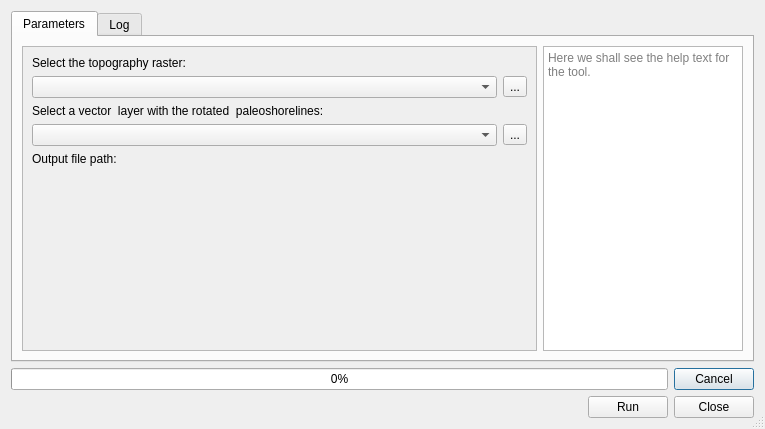
<?xml version="1.0" encoding="UTF-8"?>
<ui version="4.0">
 <class>PaleocoastlinesDialogBase</class>
 <widget class="QDialog" name="PaleocoastlinesDialogBase">
  <property name="geometry">
   <rect>
    <x>0</x>
    <y>0</y>
    <width>765</width>
    <height>429</height>
   </rect>
  </property>
  <property name="sizePolicy">
   <sizepolicy hsizetype="MinimumExpanding" vsizetype="MinimumExpanding">
    <horstretch>0</horstretch>
    <verstretch>0</verstretch>
   </sizepolicy>
  </property>
  <property name="minimumSize">
   <size>
    <width>400</width>
    <height>200</height>
   </size>
  </property>
  <property name="windowTitle">
   <string>Paleogeography - Paleoshorelines and smoothing</string>
  </property>
  <property name="autoFillBackground">
   <bool>true</bool>
  </property>
  <property name="sizeGripEnabled">
   <bool>true</bool>
  </property>
  <property name="modal">
   <bool>false</bool>
  </property>
  <layout class="QGridLayout" name="gridLayout">
   <item row="0" column="0">
    <widget class="QTabWidget" name="Tabs">
     <property name="sizePolicy">
      <sizepolicy hsizetype="Expanding" vsizetype="Expanding">
       <horstretch>0</horstretch>
       <verstretch>0</verstretch>
      </sizepolicy>
     </property>
     <property name="tabPosition">
      <enum>QTabWidget::North</enum>
     </property>
     <property name="tabShape">
      <enum>QTabWidget::Rounded</enum>
     </property>
     <property name="currentIndex">
      <number>0</number>
     </property>
     <property name="usesScrollButtons">
      <bool>false</bool>
     </property>
     <widget class="QWidget" name="tab">
      <attribute name="title">
       <string>Parameters</string>
      </attribute>
      <layout class="QHBoxLayout" name="horizontalLayout">
       <item>
        <widget class="QScrollArea" name="scrollArea">
         <property name="widgetResizable">
          <bool>true</bool>
         </property>
         <widget class="QWidget" name="scrollAreaWidgetContents">
          <property name="geometry">
           <rect>
            <x>0</x>
            <y>0</y>
            <width>499</width>
            <height>270</height>
           </rect>
          </property>
          <layout class="QVBoxLayout" name="verticalLayout_4">
           <item>
            <layout class="QVBoxLayout" name="verticalLayout">
             <item>
              <widget class="QLabel" name="label">
               <property name="text">
                <string>Select the topography raster:</string>
               </property>
              </widget>
             </item>
             <item>
              <layout class="QHBoxLayout" name="horizontalLayout_2">
               <item>
                <widget class="QgsMapLayerComboBox" name="baseTopoBox"/>
               </item>
               <item>
                <widget class="QToolButton" name="selectTopoBaseButton">
                 <property name="text">
                  <string>...</string>
                 </property>
                </widget>
               </item>
              </layout>
             </item>
            </layout>
           </item>
           <item>
            <layout class="QVBoxLayout" name="verticalLayout_2">
             <item>
              <widget class="QLabel" name="label_2">
               <property name="text">
                <string>Select a vector  layer with the rotated  paleoshorelines:</string>
               </property>
              </widget>
             </item>
             <item>
              <layout class="QHBoxLayout" name="horizontalLayout_3">
               <item>
                <widget class="QgsMapLayerComboBox" name="masksBox"/>
               </item>
               <item>
                <widget class="QToolButton" name="selectMasksButton">
                 <property name="text">
                  <string>...</string>
                 </property>
                </widget>
               </item>
              </layout>
             </item>
            </layout>
           </item>
           <item>
            <layout class="QHBoxLayout" name="horizontalLayout_4">
             <property name="spacing">
              <number>6</number>
             </property>
            </layout>
           </item>
           <item>
            <layout class="QVBoxLayout" name="verticalLayout_3">
             <item>
              <widget class="QLabel" name="outputLabel">
               <property name="text">
                <string>Output file path:</string>
               </property>
              </widget>
             </item>
             <item>
              <widget class="QgsFileWidget" name="outputPath" native="true"/>
             </item>
            </layout>
           </item>
           <item>
            <spacer name="verticalSpacer">
             <property name="orientation">
              <enum>Qt::Vertical</enum>
             </property>
             <property name="sizeHint" stdset="0">
              <size>
               <width>20</width>
               <height>40</height>
              </size>
             </property>
            </spacer>
           </item>
          </layout>
         </widget>
        </widget>
       </item>
       <item>
        <widget class="QTextBrowser" name="helpBox">
         <property name="maximumSize">
          <size>
           <width>200</width>
           <height>16777215</height>
          </size>
         </property>
         <property name="placeholderText">
          <string>Here we shall see the help text for the tool. </string>
         </property>
        </widget>
       </item>
      </layout>
     </widget>
     <widget class="QWidget" name="tab_2">
      <attribute name="title">
       <string>Log</string>
      </attribute>
      <layout class="QGridLayout" name="gridLayout_11">
       <item row="0" column="0">
        <widget class="QTextBrowser" name="logText">
         <property name="autoFormatting">
          <set>QTextEdit::AutoAll</set>
         </property>
         <property name="textInteractionFlags">
          <set>Qt::LinksAccessibleByKeyboard|Qt::LinksAccessibleByMouse|Qt::TextBrowserInteraction|Qt::TextSelectableByKeyboard|Qt::TextSelectableByMouse</set>
         </property>
         <property name="openExternalLinks">
          <bool>true</bool>
         </property>
        </widget>
       </item>
      </layout>
     </widget>
    </widget>
   </item>
   <item row="1" column="0">
    <layout class="QHBoxLayout" name="horizontalLayout_10">
     <item>
      <widget class="QProgressBar" name="progressBar">
       <property name="value">
        <number>0</number>
       </property>
      </widget>
     </item>
     <item>
      <widget class="QPushButton" name="cancelButton">
       <property name="sizePolicy">
        <sizepolicy hsizetype="Fixed" vsizetype="Fixed">
         <horstretch>0</horstretch>
         <verstretch>0</verstretch>
        </sizepolicy>
       </property>
       <property name="text">
        <string>Cancel</string>
       </property>
      </widget>
     </item>
    </layout>
   </item>
   <item row="2" column="0">
    <layout class="QHBoxLayout" name="horizontalLayout_9">
     <item>
      <layout class="QHBoxLayout" name="horizontalLayout_8">
       <item>
        <widget class="QLabel" name="warningLabel">
         <property name="text">
          <string/>
         </property>
         <property name="wordWrap">
          <bool>true</bool>
         </property>
        </widget>
       </item>
       <item>
        <widget class="QPushButton" name="runButton">
         <property name="sizePolicy">
          <sizepolicy hsizetype="Fixed" vsizetype="Fixed">
           <horstretch>0</horstretch>
           <verstretch>0</verstretch>
          </sizepolicy>
         </property>
         <property name="text">
          <string>Run</string>
         </property>
        </widget>
       </item>
       <item>
        <widget class="QPushButton" name="closeButton">
         <property name="sizePolicy">
          <sizepolicy hsizetype="Fixed" vsizetype="Fixed">
           <horstretch>0</horstretch>
           <verstretch>0</verstretch>
          </sizepolicy>
         </property>
         <property name="text">
          <string>Close</string>
         </property>
        </widget>
       </item>
      </layout>
     </item>
    </layout>
   </item>
  </layout>
 </widget>
 <customwidgets>
  <customwidget>
   <class>QgsFileWidget</class>
   <extends>QWidget</extends>
   <header>qgsfilewidget.h</header>
  </customwidget>
  <customwidget>
   <class>QgsMapLayerComboBox</class>
   <extends>QComboBox</extends>
   <header>qgsmaplayercombobox.h</header>
  </customwidget>
 </customwidgets>
 <tabstops>
  <tabstop>runButton</tabstop>
  <tabstop>Tabs</tabstop>
  <tabstop>helpBox</tabstop>
  <tabstop>closeButton</tabstop>
  <tabstop>cancelButton</tabstop>
 </tabstops>
 <resources/>
 <connections>
  <connection>
   <sender>closeButton</sender>
   <signal>clicked()</signal>
   <receiver>PaleocoastlinesDialogBase</receiver>
   <slot>hide()</slot>
   <hints>
    <hint type="sourcelabel">
     <x>648</x>
     <y>406</y>
    </hint>
    <hint type="destinationlabel">
     <x>348</x>
     <y>214</y>
    </hint>
   </hints>
  </connection>
 </connections>
</ui>
